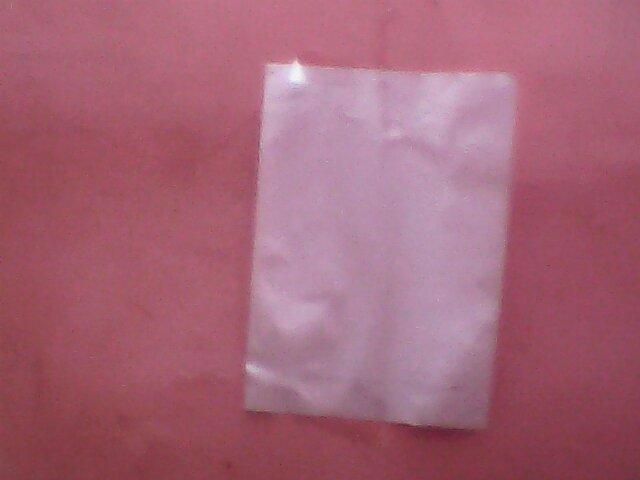
#> input picture my_test.jpg, 640 x 480 px
$ python blo.py   (Python 2 division)   (older library calls are emulated)
#> lines starting #> are read from the running program, lines starting #| are printed output that depends on the picture; after the words box and inside, x2 and y2 are one past the last pixel; in counts of white or black regions, pixels touching at a corner belong together
import numpy as np
import cv2

def draw_con(rawImage):
	hsv = cv2.cvtColor(rawImage, cv2.COLOR_BGR2HSV)
#> hsv: shape (480, 640, 3); mean H, S, V 170, 102.1, 164.2
#> rawImage is the input picture: shape (480, 640, 3); mean B, G, R 118.5, 100.2, 164.2

	hue ,saturation ,value = cv2.split(hsv)
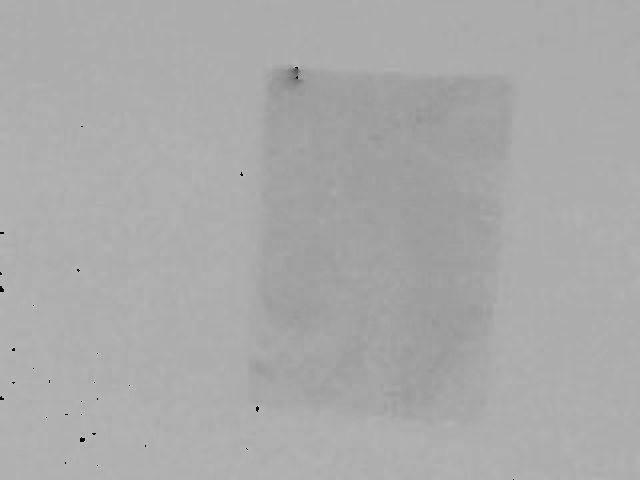
#> hue: shape (480, 640); min 0, max 179, mean 170
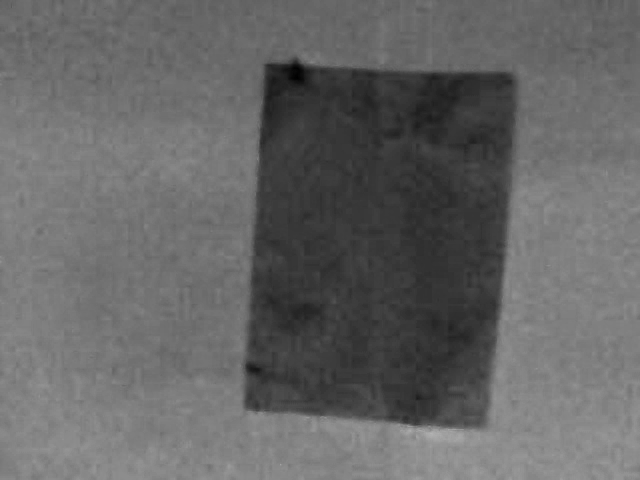
#> saturation: shape (480, 640); min 0, max 179, mean 102.1
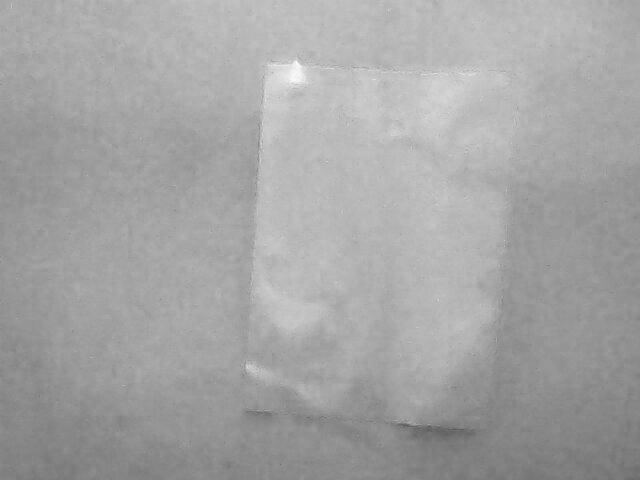
#> value: shape (480, 640); min 91, max 253, mean 164.2


	retval, thresholded = cv2.threshold(saturation, 0, 255, cv2.THRESH_BINARY + cv2.THRESH_OTSU)
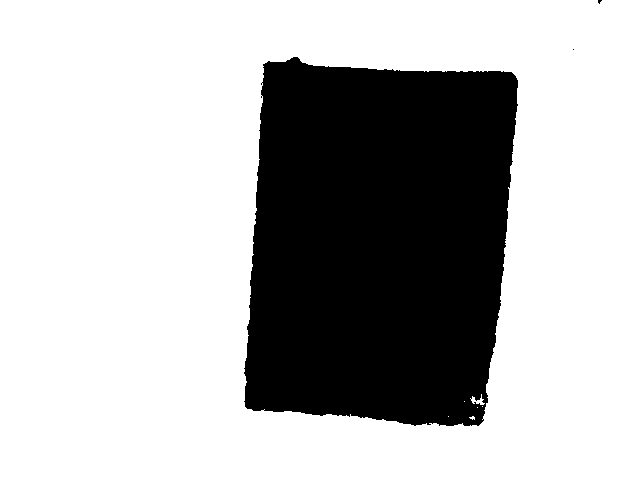
#> thresholded: shape (480, 640); 71.5% white; 3 black regions (2 under 20 px), largest, box (x1, y1, x2, y2) and area: (244, 57, 518, 426) 87507
#> retval = 88

	medianFiltered = cv2.medianBlur(thresholded,5)
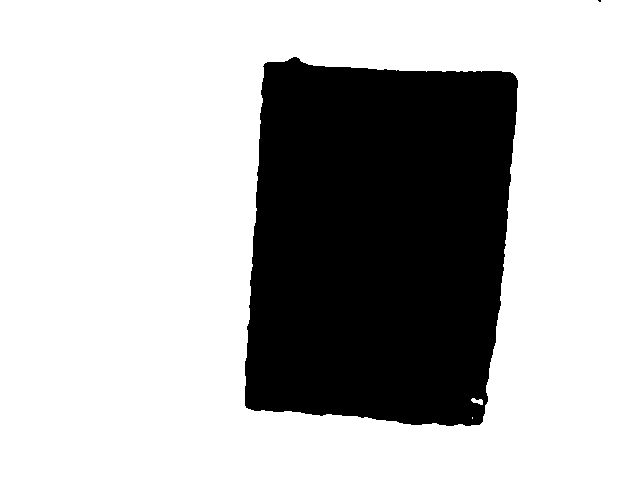
#> medianFiltered: shape (480, 640); 71.5% white; 2 black regions (1 under 20 px)


	contours, hierarchy = cv2.findContours(medianFiltered, cv2.RETR_TREE, cv2.CHAIN_APPROX_NONE)
#> contours = 4 contours, 1 with area under 20; largest, box (x1, y1, x2, y2) and area: (0, 0, 640, 480) 306076, (244, 56, 519, 427) 88165, (471, 398, 483, 405) 38

	print len(contours)
#| 4

	cv2.drawContours(rawImage,contours,1,(0,255,0),3)


	cv2.imshow(' Image',rawImage)
	cv2.waitKey(0)

	cnt=contours[1]
#> cnt = contour of 1180 points, box (x1, y1, x2, y2) (244, 56, 519, 427), area 88165


	rect = cv2.minAreaRect(cnt)
#> rect = ((378.8, 242.2), (360.3, 257.8), -86.09)
	box = cv2.cv.BoxPoints(rect)
#> box = ((495.2, 430.7), (237.9, 413.2), (262.5, 53.71), (519.7, 71.28))

	box = np.int0(box)
#> box = [[495, 430], [237, 413], [262, 53], [519, 71]]

	cv2.drawContours(rawImage,[box],0,(0,255,0),2)
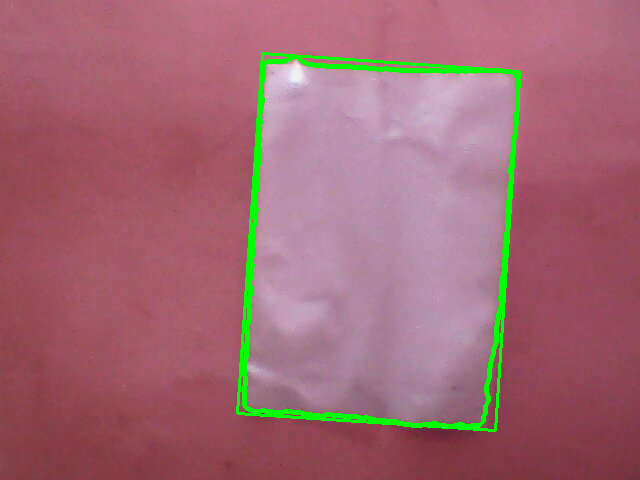
#> rawImage: shape (480, 640, 3); mean B, G, R 115.3, 104.5, 159.8


	for i in range(4):
		cv2.line(rawImage,(0,0),tuple(box[i]),(0,255,255))
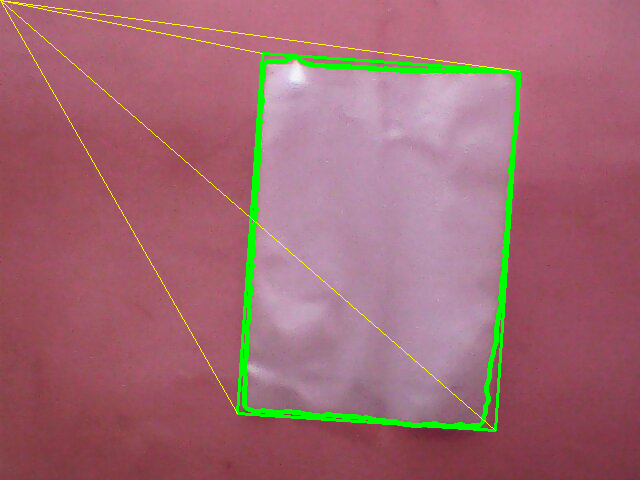
#> rawImage: shape (480, 640, 3); 0.55% of pixels changed, all inside (x1, y1, x2, y2) = (0, 0, 520, 431)

	cv2.imshow(' Image',rawImage)
	cv2.waitKey(0)
	return rawImage


draw_con(cv2.imread('my_test.jpg'))
